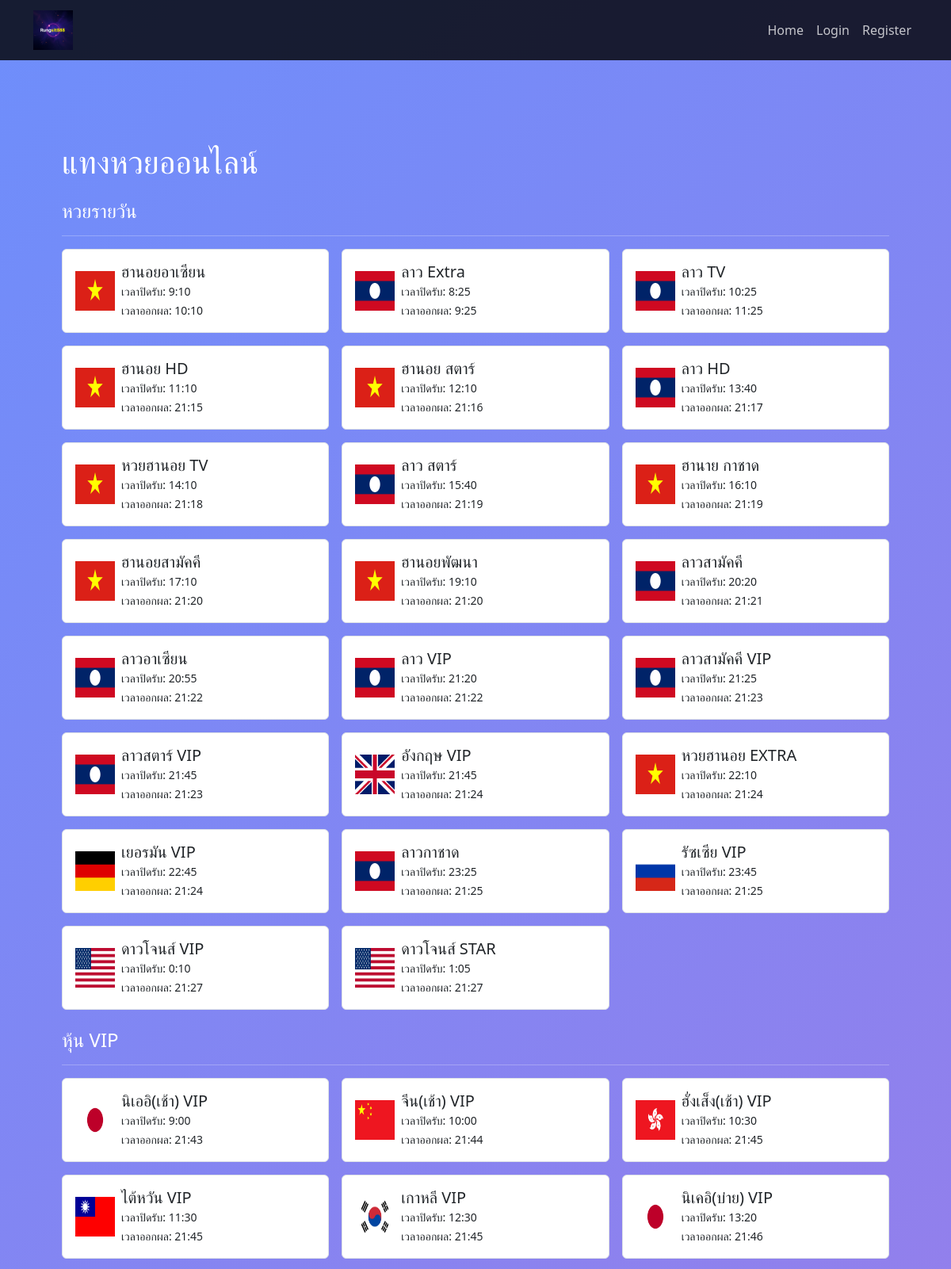
The page / (upper part) on the database its author committed.
### lottery/models.py (models this page shows, shortened)
class LotteryType(models.Model):
    name = models.CharField(max_length=100, verbose_name='ประเภทหวย')
    class Meta:
        verbose_name = 'ประเภทหวย'
        verbose_name_plural = 'ประเภทหวย'

class Lottery(models.Model):
    lottery_type = models.ForeignKey(LotteryType, on_delete=models.SET_NULL, null=True, blank=True, verbose_name='ประเภทหวย')
    name = models.CharField(max_length=100, verbose_name='ชื่อหวย')
    close_time = models.TimeField(verbose_name='เวลาปิดรับ')
    result_time = models.TimeField(verbose_name='เวลาออกผล')
    image = models.ImageField(upload_to='lottery_images/', null=True, blank=True, verbose_name='รูปภาพหวย')
    class Meta:
        verbose_name = 'หวย'
        verbose_name_plural = 'หวย'

### lottery/views.py (the view)
# urls.py: path('', IndexView.as_view(), name='index'),
class IndexView(View):
    template_name = 'index.html'
    def get(self, request):
        lottery_types = LotteryType.objects.all()
        lotteries_by_type = {}
        for lottery_type in lottery_types:
            lotteries_by_type[lottery_type] = Lottery.objects.filter(lottery_type=lottery_type)
        context = {
            'lotteries_by_type': lotteries_by_type
        }
        return render(request, self.template_name, context)

### lottery/templates/index.html (shortened to what this page needs)
{% extends 'base.html' %}
{% load static %}
{% block style %}
    <link rel="stylesheet" href="{% static 'css/index/styles.css' %}">
{% endblock %}
{% block content %}
<div class="container">
    <div class="content p-4">
        <h1>แทงหวยออนไลน์</h1>
        {% for lottery_type, lotteries in lotteries_by_type.items %}
        <h4 class="mt-4">{{ lottery_type.name }}</h4>
        <hr>
        <div class="row g-3">
            {% for lottery in lotteries %}
            <div class="col-md-6 col-lg-4">
                <a href="{% url 'lottery_detail' pk=lottery.pk %}" class="text-decoration-none">
                    <div class="card p-3 border">
                        <div class="d-flex align-items-center">
                            {% if lottery.image %}
                            <img src="{{ lottery.image.url }}" alt="{{ lottery.name }}" class="me-2" width="50" height="50">
                            {% else %}
                            <img src="{% static 'images/default-lottery.png' %}" alt="{{ lottery.name }}" class="me-2" width="40">
                            {% endif %}
                            <div class="card-content">
                                <h5 class="mb-0">{{ lottery.name }}</h5>
                                <small>เวลาปิดรับ: {{ lottery.close_time }}</small><br>
                                <small>เวลาออกผล: {{ lottery.result_time }}</small>
                            </div>
                        </div>
                    </div>
                </a>
            </div>
            {% empty %}
            <p>ไม่มีข้อมูลหวยในประเภทนี้</p>
            {% endfor %}
        </div>
        {% endfor %}
    </div>
</div>
{% endblock %}

### lottery/templates/base.html (shortened to what this page needs)
{% load static %}
<!DOCTYPE html>
<html lang="en">
<head>
    {% block style %}
    {% endblock %}
    <link href="https://cdn.jsdelivr.net/npm/bootstrap@5.3.3/dist/css/bootstrap.min.css" rel="stylesheet">
    <link rel="stylesheet" href="https://cdnjs.cloudflare.com/ajax/libs/font-awesome/6.6.0/css/all.min.css" />
</head>
<body class="d-flex flex-column min-vh-100">
    <header>
        <nav class="navbar navbar-expand-lg navbar-dark bg-dark-custom">
            <div class="container">
                <a class="navbar-brand me-3" href="{% url 'index' %}"><img src="{% static 'logo-2.png' %}" alt="logo"></a>
                <div class="collapse navbar-collapse" id="navbarNav">
                    <ul class="navbar-nav ms-auto">
                        <li class="nav-item">
                            <a class="nav-link" href="{% url 'index' %}">Home</a>
                        </li>
                        {% if user.is_authenticated %}
                            <!--<li class="nav-item">
                                <a class="nav-link" href="{% url 'bet' %}">Bet</a>
                            </li>
                            <li class="nav-item">
                                <a class="nav-link" href="{% url 'bet_history' %}">History</a>
                            </li>-->
                            <li class="nav-item">
                                <a class="nav-link" href="{% url 'profile' %}">Account {{ user.username }}</a>
                            </li>
                            <li class="nav-item">
                                <a class="nav-link" href="{% url 'logout' %}">Logout</a>
                            </li>
                        {% else %}
                            <li class="nav-item">
                                <a class="nav-link" href="{% url 'login' %}">Login</a>
                            </li>
                            <li class="nav-item">
                                <a class="nav-link" href="{% url 'register' %}">Register</a>
                            </li>
                        {% endif %}
                    </ul>
                </div>
            </div>
        </nav>
    </header>
    <main class="flex-fill">
        <div class="container content-wrapper">
            {% block content %}
            {% endblock %}
        </div>
    </main>
</body>
</html>

### lottery/templates/base.html (style rules this page uses)
body { background: linear-gradient(135deg, #6e8efb 0%, #a777e3 100%); color: #fff; }
.navbar-dark .navbar-nav .nav-link { color: rgba(255, 255, 255, 0.75); }
.navbar-dark .navbar-brand { color: #fff; margin-right: 1rem; }
.bg-dark-custom { background-color: rgba(0, 0, 0, 0.8); }
.container { max-width: auto; }
.content-wrapper { margin-top: 5rem; margin-bottom: 5rem; }
.navbar-brand img { width: 50px; height: 50px; }
.navbar-collapse { flex-grow: 0; }

### rows shown on the page
LotteryType: name "หวยรายวัน"
Lottery: image (picture), name "ฮานอยอาเซียน", close_time "9:10", result_time "10:10"
Lottery: image (picture), name "ลาว Extra", close_time "8:25", result_time "9:25"
Lottery: image (picture), name "ลาว TV", close_time "10:25", result_time "11:25"
Lottery: image (picture), name "ฮานอย HD", close_time "11:10", result_time "21:15"
Lottery: image (picture), name "ฮานอย สตาร์", close_time "12:10", result_time "21:16"
Lottery: image (picture), name "ลาว HD", close_time "13:40", result_time "21:17"
Lottery: image (picture), name "หวยฮานอย TV", close_time "14:10", result_time "21:18"
Lottery: image (picture), name "ลาว สตาร์", close_time "15:40", result_time "21:19"
Lottery: image (picture), name "ฮานาย กาชาด", close_time "16:10", result_time "21:19"
Lottery: image (picture), name "ฮานอยสามัคคี", close_time "17:10", result_time "21:20"
Lottery: image (picture), name "ฮานอยพัฒนา", close_time "19:10", result_time "21:20"
Lottery: image (picture), name "ลาวสามัคคี", close_time "20:20", result_time "21:21"
Lottery: image (picture), name "ลาวอาเซียน", close_time "20:55", result_time "21:22"
Lottery: image (picture), name "ลาว VIP", close_time "21:20", result_time "21:22"
Lottery: image (picture), name "ลาวสามัคคี VIP", close_time "21:25", result_time "21:23"
Lottery: image (picture), name "ลาวสตาร์ VIP", close_time "21:45", result_time "21:23"
Lottery: image (picture), name "อังกฤษ VIP", close_time "21:45", result_time "21:24"
Lottery: image (picture), name "หวยฮานอย EXTRA", close_time "22:10", result_time "21:24"
Lottery: image (picture), name "เยอรมัน VIP", close_time "22:45", result_time "21:24"
Lottery: image (picture), name "ลาวกาชาด", close_time "23:25", result_time "21:25"
Lottery: image (picture), name "รัซเซีย VIP", close_time "23:45", result_time "21:25"
Lottery: image (picture), name "ดาวโจนส์ VIP", close_time "0:10", result_time "21:27"
Lottery: image (picture), name "ดาวโจนส์ STAR", close_time "1:05", result_time "21:27"
LotteryType: name "หุ้น VIP"
Lottery: image (picture), name "นิเออิ(เช้า) VIP", close_time "9:00", result_time "21:43"
Lottery: image (picture), name "จีน(เช้า) VIP", close_time "10:00", result_time "21:44"
Lottery: image (picture), name "ฮั่งเส็ง(เช้า) VIP", close_time "10:30", result_time "21:45"
Lottery: image (picture), name "ไต้หวัน VIP", close_time "11:30", result_time "21:45"
Lottery: image (picture), name "เกาหลี VIP", close_time "12:30", result_time "21:45"
Lottery: image (picture), name "นิเคอิ(บ่าย) VIP", close_time "13:20", result_time "21:46"
